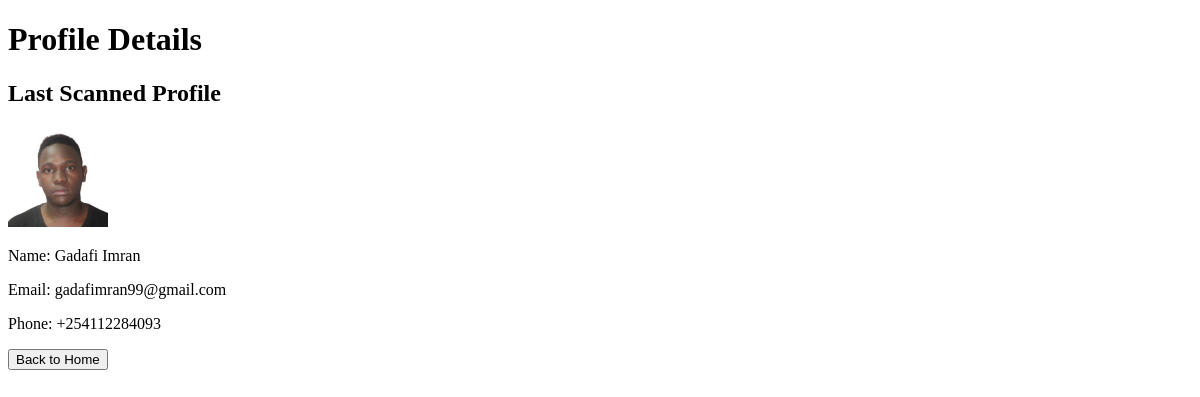
The app's page /details/, older data.
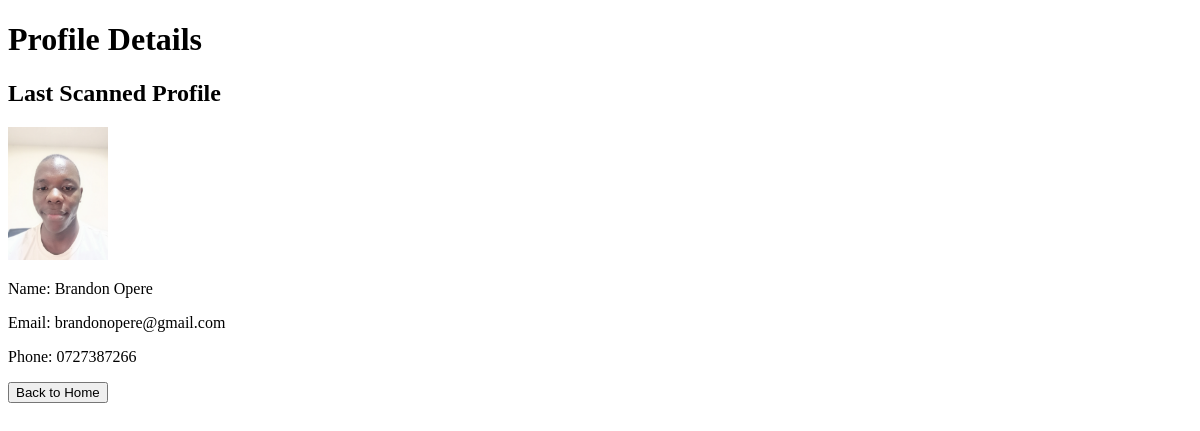
The same page, newer data.
### attendance/models.py (models this page shows, shortened)
class StudentProfile(models.Model):
    user_name = models.CharField(max_length=300)
    first_name = models.CharField(max_length=70)
    last_name = models.CharField(max_length=70)
    reg_no = models.CharField(max_length=70)  # Registration number should be a CharField for alphanumeric codes
    phone = models.CharField(max_length=15)  # Using CharField to accommodate special characters like '+'
    email = models.EmailField()
    dob = models.DateField()  # Date of birth
    course = models.CharField(max_length=200)
    religion = models.CharField(max_length=70)
    games = models.CharField(max_length=70)
    hostel = models.CharField(max_length=70)
    room_no = models.CharField(max_length=70)
    year = models.CharField(max_length=70 ,null=True, blank=False)
    fee_balance = models.CharField(max_length=70,null=True, blank=False)
    parents_phone = models.CharField(max_length=15)  # CharField for phone
    parents_name = models.CharField(max_length=70)
    address = models.CharField(max_length=100)  # Increased length for more flexibility
    role = models.CharField(choices=ROLES, max_length=20, null=True, blank=False, default='student')
    image = models.ImageField(upload_to='profile_images/',null=True, blank=False)
    updated = models.DateTimeField(auto_now=True)

### attendance/views.py (the view)
# urls.py: path('details/', views.details, name='details'),  # Admin URL for details of last scanned face
def details(request):
    try:
        last_face_entry = LastFace.objects.last()
        profile = last_face_entry.profile if last_face_entry else None
    except:
        profile = None
    context = {
        'profile': profile
    }
    return render(request, 'core/details.html', context)

### templates/core/details.html (shortened to what this page needs)
{% load static %}
<!DOCTYPE html>
<html lang="en">
<head>
    <link rel="stylesheet" href="{% static 'css/style.css' %}">
</head>
<body>
    <header>
        <h1>Profile Details</h1>
    </header>
    <main>
        <section>
            <h2>Last Scanned Profile</h2>
            {% if profile %}
                <img src="{{ profile.image.url }}" alt="Profile Picture" width="100">
                <p>Name: {{ profile.first_name }} {{ profile.last_name }}</p>
                <p>Email: {{ profile.email }}</p>
                <p>Phone: {{ profile.phone }}</p>
            {% else %}
                <p>No face scanned recently.</p>
            {% endif %}
        </section>
        <button onclick="window.location.href='{% url 'index' %}'">Back to Home</button>
    </main>
</body>
</html>

Row changes from the older to the newer data that the page shows:
no longer on this page (row edited): StudentProfile: image (picture), first_name "Gadafi", last_name "Imran", email "gadafimran99@gmail.com", phone "+254112284093"
added StudentProfile: image (picture), first_name "Brandon", last_name "Opere", email "brandonopere@gmail.com", phone "0727387266"
